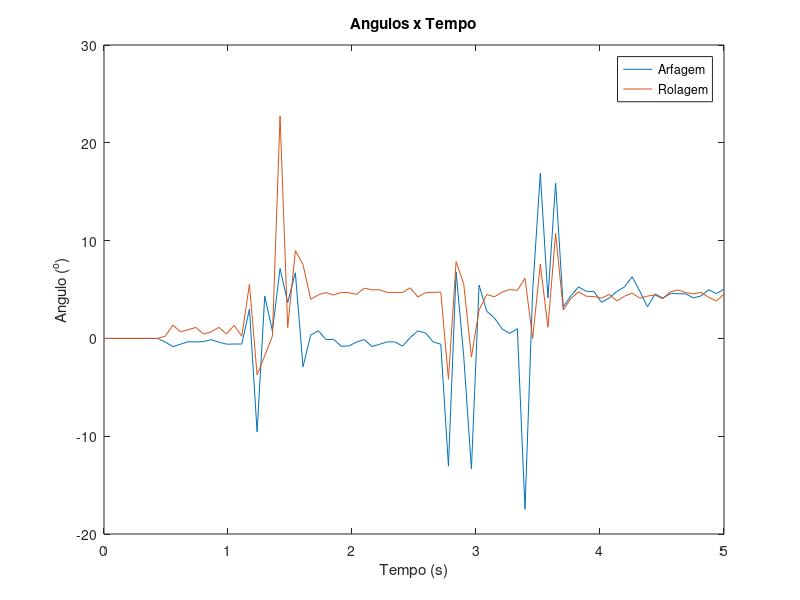
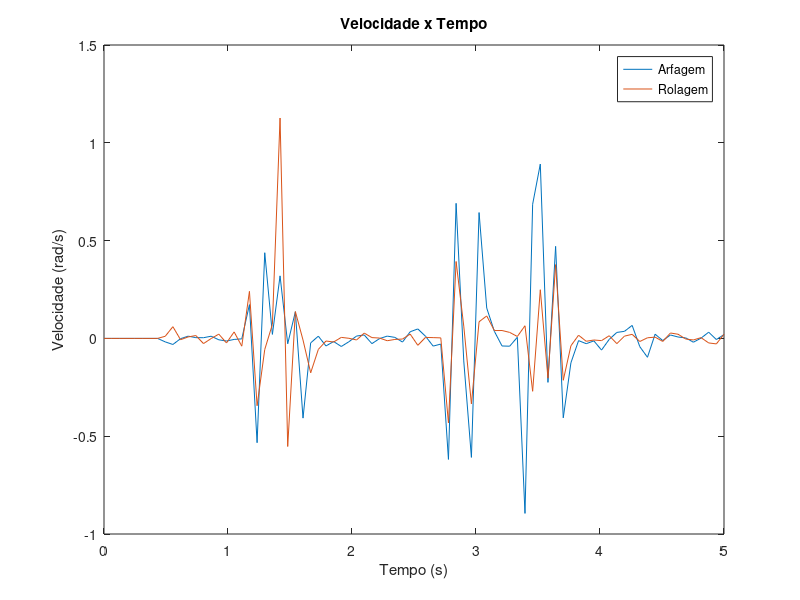
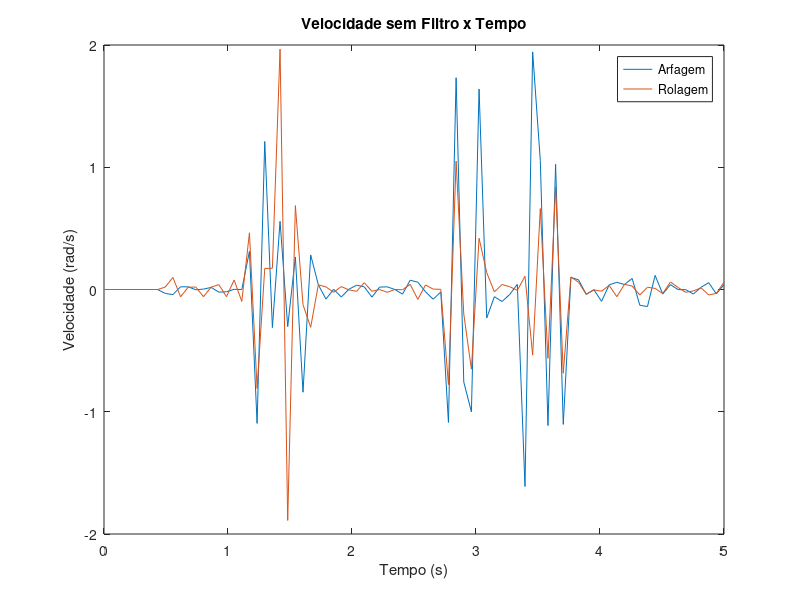

The MATLAB source for these figures, in order:
clear all
close all
load('data.mat');
size = num2str(pitch_angle_size-1);
tsim = 5;
eval(['pitch_angle' '=' 'pitch_angle_0_' num2str(size)]);
eval(['roll_angle' '=' 'roll_angle_0_' num2str(size)]);
eval(['pitch_speed' '=' 'pitch_speed_0_' num2str(size)]);
eval(['roll_speed' '=' 'roll_speed_0_' num2str(size)]);
eval(['pitch_speed_sf' '=' 'pitch_speed_sf_0_' num2str(size)]);
eval(['roll_speed_sf' '=' 'roll_speed_sf_0_' num2str(size)]);

t = (0:length(pitch_angle)-1)*tsim/(length(pitch_angle)-1);

plot(t,pitch_angle);
hold on
plot(t,roll_angle);
legend('Arfagem','Rolagem');
title('Angulos x Tempo');
xlabel('Tempo (s)');
ylabel('Angulo (^o)');

figure

plot(t,pitch_speed);
hold on
plot(t,roll_speed);
legend('Arfagem','Rolagem');
title('Velocidade x Tempo');
xlabel('Tempo (s)');
ylabel('Velocidade (rad/s)');

figure

plot(t,pitch_speed_sf);
hold on
plot(t,roll_speed_sf);
legend('Arfagem','Rolagem');
title('Velocidade sem Filtro x Tempo');
xlabel('Tempo (s)');
ylabel('Velocidade (rad/s)');
